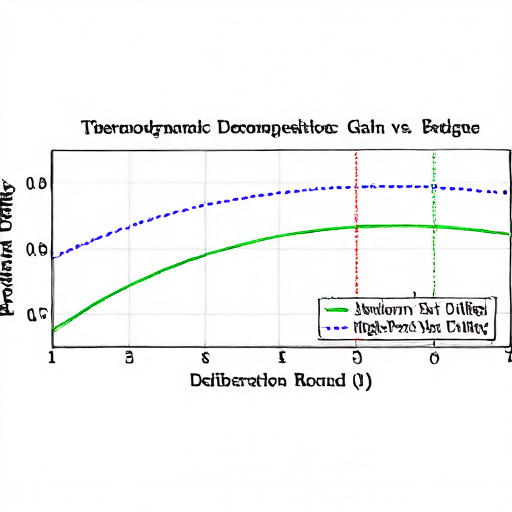
#> input picture evaluation/models/geotikzbridge-8b/image.png, 512 x 512 px
$ python -i utils.py   (imports and definitions only)
#> lines starting #> are read from the running program, lines starting #| are printed output that depends on the picture
from pathlib import Path
from PIL import Image, ImageChops

IMAGE_SIZE = 512

def render_instruction(prompt: str, description: str | None) -> str:
    final_prompt = prompt.strip()
    if description and description.strip():
        final_prompt += (
            "\n\n---\n"
            "**Optional User Description (Auxiliary Hint):**\n"
            f"{description.strip()}\n"
            "---\n"
            "**Note:** The above user description is supplementary. Use it to clarify ambiguous visual elements, "
            "but strictly prioritize the uploaded image for all spatial, chromatic, and geometric decisions."
        )
    return final_prompt


def normalize_canvas(path: Path) -> None:
    image = Image.open(path).convert("RGBA")
    scale = min(IMAGE_SIZE / image.width, IMAGE_SIZE / image.height)
    width = max(1, round(image.width * scale))
    height = max(1, round(image.height * scale))
    image = image.resize((width, height), Image.Resampling.LANCZOS)
    canvas = Image.new("RGBA", (IMAGE_SIZE, IMAGE_SIZE), "white")
    canvas.alpha_composite(image, ((IMAGE_SIZE - width) // 2, (IMAGE_SIZE - height) // 2))
    canvas.convert("RGB").save(path)


def crop_png(path, padding=4):
#> called with padding = 4
    path = Path(path)

    img = Image.open(path).convert("RGB")
#> img is the input picture: PIL image 512x512 RGB; mean R, G, B 243.9, 244.8, 244.7
    bg = Image.new("RGB", img.size, "white")
#> bg: PIL image 512x512 RGB; every value is 255

    diff = ImageChops.difference(img, bg)
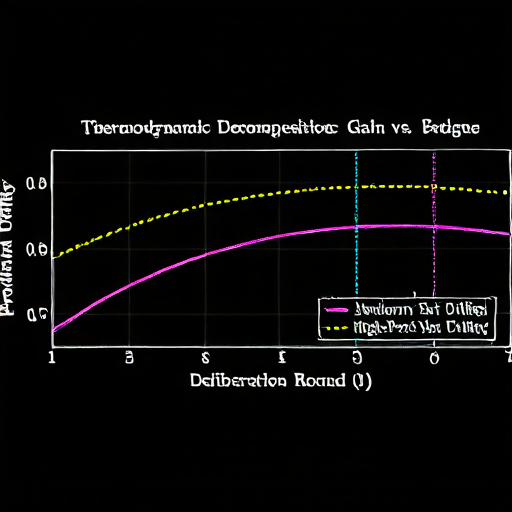
#> diff: PIL image 512x512 RGB; mean R, G, B 11.1, 10.2, 10.3
    diff = diff.point(lambda p: 255 if p > 10 else 0)
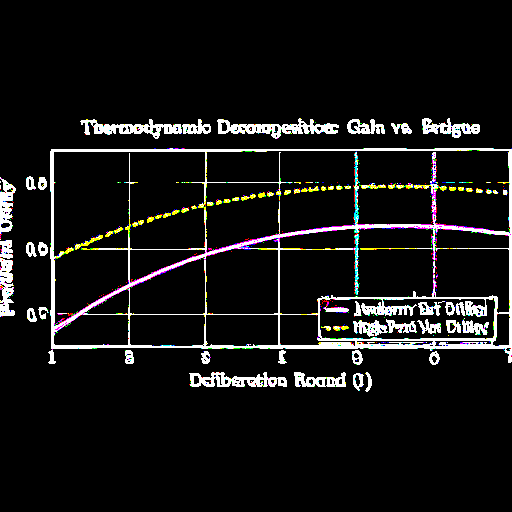
#> diff: PIL image 512x512 RGB; mean R, G, B 20.7, 20.3, 19.8

    bbox = diff.getbbox()
#> bbox = (0, 118, 512, 392)
    if bbox:
        l, t, r, b = bbox
#> l = 0; t = 118; r = 512; b = 392
        l = max(l - padding, 0)
        t = max(t - padding, 0)
#> t = 114
        r = min(r + padding, img.width)
        b = min(b + padding, img.height)
#> b = 396

        img.crop((l, t, r, b)).save(path)
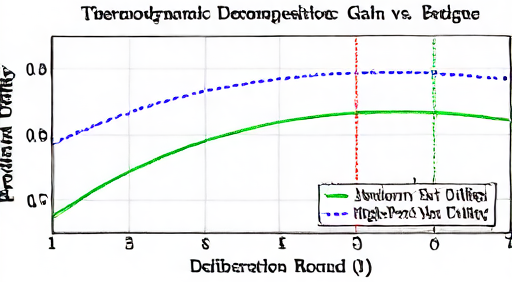
#> saved as image.png: PIL image 512x282 RGB; mean R, G, B 235.1, 236.7, 236.4

>>> result = crop_png('../../../evaluation/models/geotikzbridge-8b/image.png')
